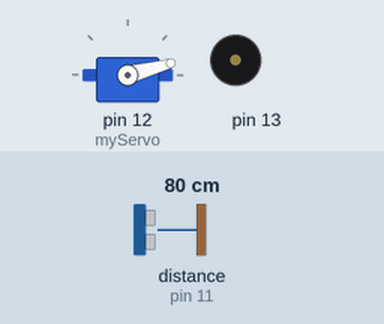
This sketch was run on a simulated Arduino Uno, built with avr-gcc and run on an emulated ATmega328P. Shown: servo, buzzer (waves = sounding). Wiring (inferred from the names in the program): ultrasonic range finder: trigger pin 10; echo pin 11. Inputs (shaded band) come from the test bench; at power-on: distance to the obstacle (sensor on pin 11) 80 cm. The echo pulse lasts 58.3 µs per cm; what the sketch prints to the serial monitor is not drawn.

Above: at 0.01 s.
1.3 s: distance to the obstacle (sensor on pin 11) set to 2 cm
At 1.9 s:
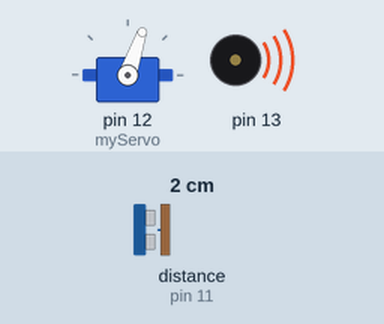
4.3 s: distance to the obstacle (sensor on pin 11) set to 36 cm
At 4.87 s:
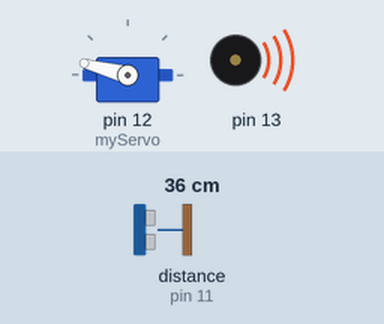
7.3 s: distance to the obstacle (sensor on pin 11) set to 43 cm
At 8.4 s:
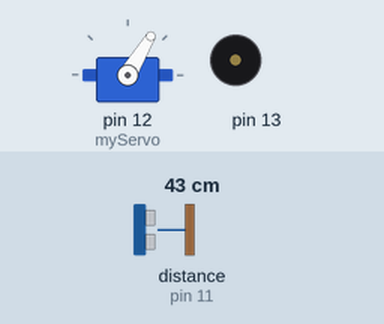
10.3 s: distance to the obstacle (sensor on pin 11) set to 4 cm
At 11.2 s:
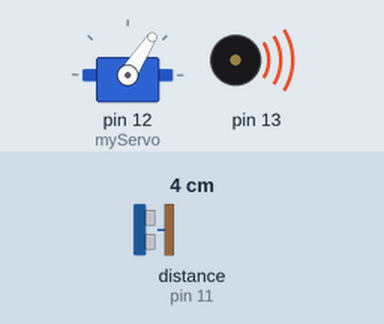
13.3 s: distance to the obstacle (sensor on pin 11) set to 120 cm
16.3 s: distance to the obstacle (sensor on pin 11) set to 250 cm
Timing chart, 0 to 20.3 s (numbered marks = the images above; inputs shaded):
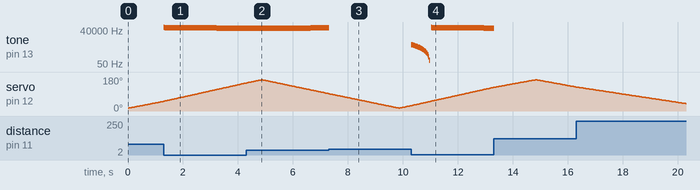

The sketch:

proiectradar_achimescu.ino
```cpp
#include <Servo.h>.


const int trigPin = 10;
const int echoPin = 11;

// Variabile pentru timp si distanta
long duration;
int distance;

Servo myServo;

void setup() {
  pinMode(trigPin, OUTPUT);
  pinMode(echoPin, INPUT);
  Serial.begin(9600);
  myServo.attach(12);
}
void loop() {
  // roteste servo motorul intre 15 si 165 de grade
  for(int i=15;i<=165;i++){
  myServo.write(i);
  delay(30);
  distance = calculateDistance();// Apeleaza o functie care calculeaza distanta
  //Vom trimite niste date catre serial port care ne vor folosii mai tarziu pentru interfata grafica
if (distance <40)
{tone(13,5000-i*100);} else {noTone(13);}
  Serial.print(i); // Sends the current degree into the Serial Port
  Serial.print(","); // Sends addition character right next to the previous value needed later in the Processing IDE for indexing
  Serial.print(distance); // Sends the distance value into the Serial Port
  Serial.print("."); // Sends addition character right next to the previous value needed later in the Processing IDE for indexing
  }
  // Repeats the previous lines from 165 to 15 degrees
  for(int i=165;i>15;i--){
  myServo.write(i);
  delay(30);
  distance = calculateDistance();
  if (distance <40)
{tone(13,5000-i*100);} else {noTone(13);}
  Serial.print(i);
  Serial.print(",");
  Serial.print(distance);
  Serial.print(".");
  }
}
// Function for calculating the distance measured by the Ultrasonic sensor
int calculateDistance(){

  digitalWrite(trigPin, LOW);
  delayMicroseconds(2);
  // Sets the trigPin on HIGH state for 10 micro seconds
  digitalWrite(trigPin, HIGH);
  delayMicroseconds(10);
  digitalWrite(trigPin, LOW);
  duration = pulseIn(echoPin, HIGH); // Reads the echoPin, returns the sound wave travel time in microseconds
  distance= duration*0.034/2;
  return distance;
}
```

Measured:
- the behaviour switches between 40 and 41 cm on distance to the obstacle (sensor on pin 11) (found by bisection; images 2 and 3)
- after the input at 1.3 s, tone on pin 13: plays 65436 Hz for 0.03 s, 65336 Hz for 0.03 s, 65236 Hz for 0.03 s, 65136 Hz for 0.03 s, 65036 Hz for 0.03 s, 64936 Hz for 0.03 s … (97 notes in this stretch), starting at once
- after the input at 10.3 s, tone on pin 13: plays 2200 Hz for 0.03 s, 2100 Hz for 0.03 s, 2000 Hz for 0.03 s, 1900 Hz for 0.03 s, 1800 Hz for 0.03 s, 1700 Hz for 0.03 s … (96 notes in this stretch), starting at once
